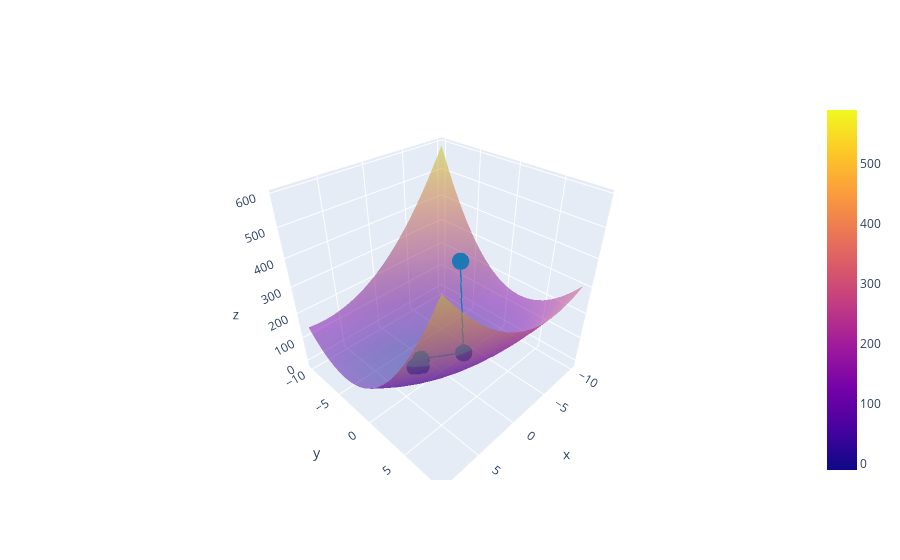

The notebook cell this image was saved under:
### Markdown cell above
By plotting $x_{(i)}$ for each iteration, we can see how each iteration shifts the solution in orthogonal directions.

### Code cell
plot_iters(xx, yy, zz, sol)

### Figure 1 — Plotly figure (JSON) as saved in the notebook; plotly's stock layout.template omitted (floating-point values rounded to 4 significant figures; data arrays with more than 128 entries replaced by an {"elided": "..."} marker saying what was removed)
{"data": [{"opacity": 0.5, "type": "surface", "x": {"elided": "20x20 int values"}, "y": {"elided": "20x20 int values"}, "z": {"elided": "20x20 float values"}}, {"line": {"color": "#1f77b4", "width": 3}, "marker": {"colorscale": [[0, "#440154"], [0.1111, "#482878"], [0.2222, "#3e4989"], [0.3333, "#31688e"], [0.4444, "#26828e"], [0.5556, "#1f9e89"], [0.6667, "#35b779"], [0.7778, "#6ece58"], [0.8889, "#b5de2b"], [1, "#fde725"]], "size": 6}, "type": "scatter3d", "x": [-8, -2.527, 0.7876, 1.451, 1.853, 1.933, 1.982, 1.992, 1.998, 1.999, 2.0, 2.0, 2.0, 2.0, 2.0, 2.0], "y": [-5, 0.7767, -2.364, -1.663, -2.044, -1.959, -2.005, -1.995, -2.001, -1.999, -2.0, -2.0, -2.0, -2.0, -2.0, -2.0], "z": [227, 18.73, -6.516, -9.578, -9.949, -9.994, -9.999, -10.0, -10.0, -10.0, -10.0, -10.0, -10.0, -10.0, -10.0, -10.0]}], "layout": {}}
